Frame 1 (no input): blank canvas, image omitted
Frame 60 (no input): blank canvas, image omitted
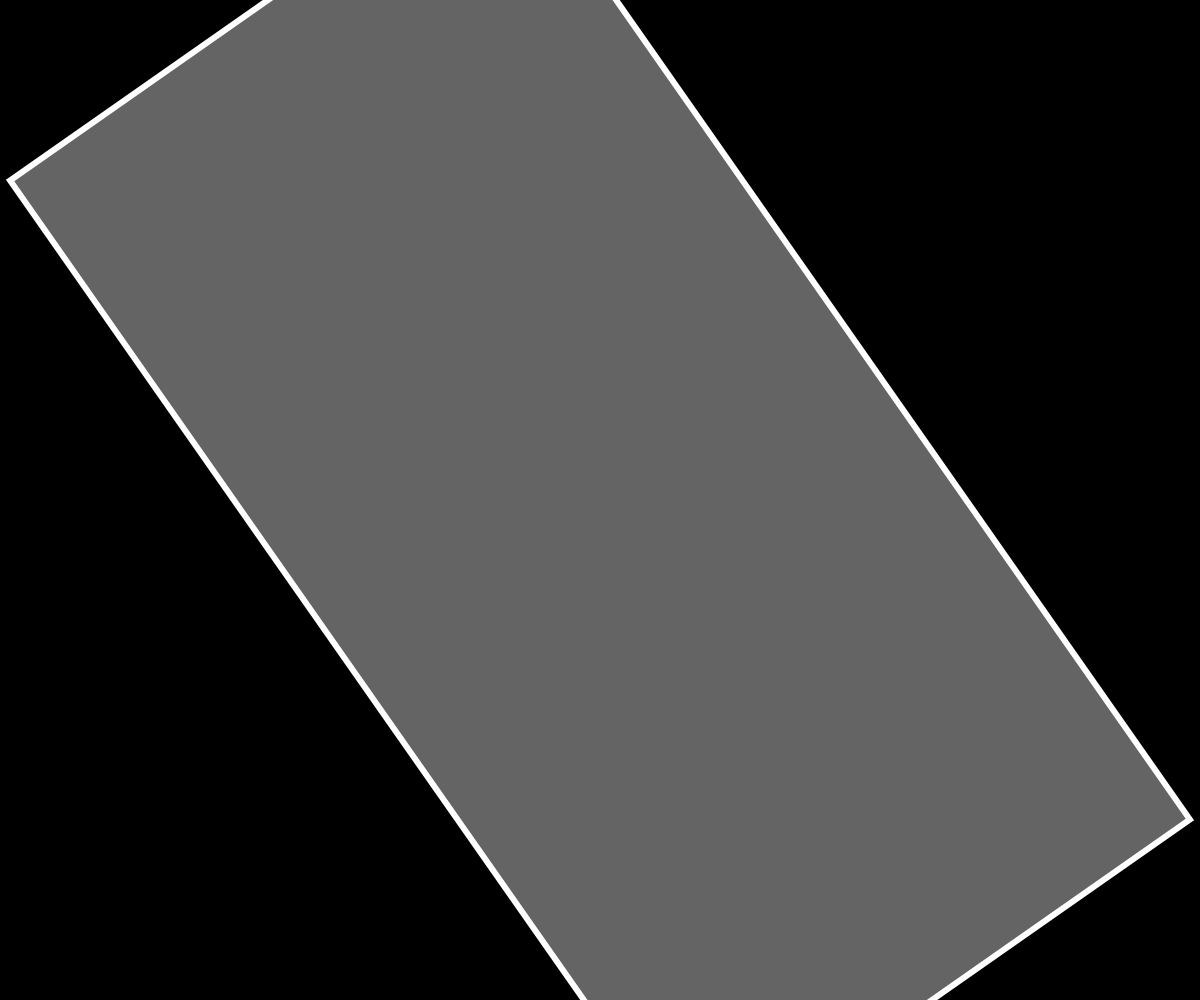
Frame 120 (the mouse pressed at the canvas centre since frame 60)

The p5.js sketch whose frames 1 and 60 were blank and that drew this single picture after the mouse press (run headless with seeded random() and noise() and a simulated clock; from frame 60 on, the mouse is pressed at the canvas centre):

// p5.js sketch
// ── sketch.js
let a=0;

function setup() {
  createCanvas(windowWidth,windowHeight);
  angleMode(DEGREES);
  rectMode(CENTER);
  frameRate(60);
}

function draw() {
  background(0);
  push();
  translate(width/2, height/2);
  rotate(a);
  scale(mouseX/100);
  stroke(255);
  fill(100);
  rect(0, 0, 200, 100);
  pop();

  a+=5;
}
